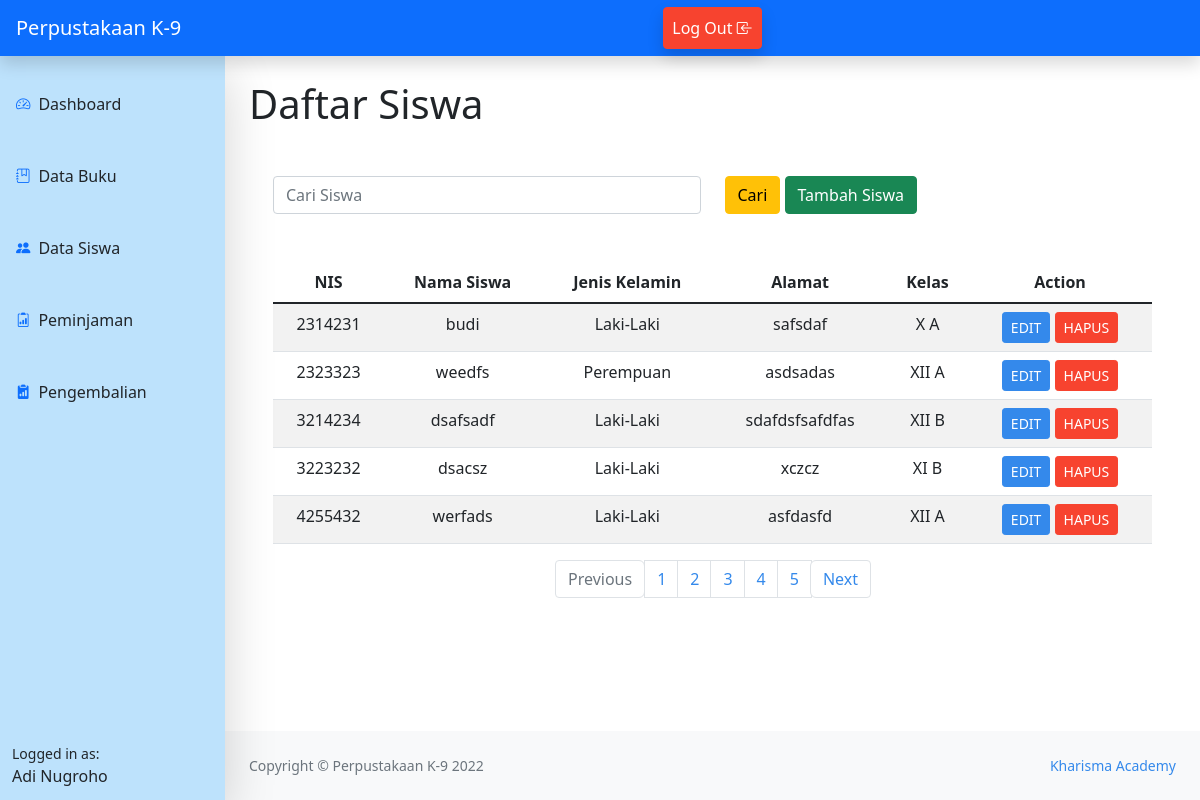
Page /data_siswa.php (signed in) on the committed database.
### tables this page shows
CREATE TABLE `petugas` (
  `nip` int(11) NOT NULL,
  `username` varchar(100) NOT NULL,
  `nama` char(100) DEFAULT NULL,
  `jenis_kelamin` enum('L','P') DEFAULT NULL,
  `alamat` varchar(100) DEFAULT NULL,
  `password` varchar(100) NOT NULL
);

CREATE TABLE `siswa` (
  `nis` int(11) NOT NULL,
  `nama` char(100) DEFAULT NULL,
  `jenis_kelamin` enum('L','P') DEFAULT NULL,
  `alamat` varchar(50) DEFAULT NULL,
  `id_kelas` int(11) DEFAULT NULL
);

CREATE TABLE `kelas` (
  `id_kelas` int(11) NOT NULL,
  `nama_kelas` varchar(200) DEFAULT NULL
);

### data_siswa.php (the view, shortened to what this page needs)
<?php
include ('config.php');
include ('home_admin.php');
?>
<main class="mb-5">
    <div class="container-fluid px-4">
    <h1 class="mt-4">Daftar Siswa</h1>
                    <div class="container mt-5">
                    <form action=" " method="POST">
                    <div class="row">
                    <div class="col">
                        <input type="text" class="form-control" name ="ketik" placeholder="Cari Siswa" >
                    </div>
                    <div class="col">
                    <button id="search" type="submit" name="cari" class="btn btn-warning">Cari</button>
                    <a href="add_siswa.php" class="btn btn-success">Tambah Siswa</a>
                    </div>
                    </div>
                    </form>
                    <form action="" enctype="multipart/form-data">
                    <table class="table table-striped table-hover mt-5">
                    <thead class="text-center">
                        <tr>
                            <th scope="col">NIS</th>
                            <th scope="col">Nama Siswa</th>
                            <th scope="col">Jenis Kelamin</th>
                            <th scope="col">Alamat</th>
                            <th scope="col">Kelas</th>
                            <th scope="col">Action</th>
                        </tr>
                    </thead>
                    <tbody>
                    <?php
                        $batas=5;
                        $halaman = isset($_GET['halaman'])?(int)$_GET['halaman'] : 1;
				        $previous = $halaman - 1;
				        $next = $halaman + 1;
                        $ambil = mysqli_query($db,"SELECT siswa.nis,siswa.nama,siswa.jenis_kelamin,siswa.alamat,kelas.nama_kelas from siswa inner join kelas on siswa.id_kelas=kelas.id_kelas");
                        $jumlah_data = mysqli_num_rows($ambil);
				        $total_halaman = ceil($jumlah_data / $batas);
                        $halaman = isset($_GET['halaman'])?(int)$_GET['halaman'] : 1;
                        $awal_halaman=($batas*$halaman)-$batas;
                        $ambil = mysqli_query($db,"SELECT siswa.nis,siswa.nama,siswa.jenis_kelamin,siswa.alamat,kelas.nama_kelas from siswa inner join kelas on siswa.id_kelas=kelas.id_kelas limit $awal_halaman, $batas");
                        while ($data = mysqli_fetch_array($ambil)) {
                    ?>
                        <tr class="text-center">
                            <td><?= $data['nis']?></td>
                            <td><?= $data['nama']?></td>
                            <td>
                                <?php
                                    if($data['jenis_kelamin']=='L'){
                                        echo 'Laki-Laki';
                                    }else{
                                        echo "Perempuan";
                                    }
                                ?>
                            </td>
                            <td><?= $data['alamat']?></td>
                            <td><?= $data['nama_kelas']?></td>
                            <td >
                                <a href="edit_siswa.php?id=<?php echo $data['nis'] ?>" class="btn btn-sm btn-primary">EDIT</a>
                                <a href="delete_siswa.php?id=<?php echo $data['nis'] ?>" class="btn btn-sm btn-danger">HAPUS</a>
                            </td>
                        </tr>
                        <?php
                        }?>
                    </tbody>
                    </table>
                    </form>
                    <nav aria-label="Page navigation example">
  <ul class="pagination justify-content-center">
    <li class="page-item disabled">
      <a class="page-link" <?php if($halaman > 1){ echo "href='?halaman=$previous'"; } ?>>Previous</a>
    </li>
    <?php
	for($x=1;$x<=$total_halaman;$x++){
	?>
    <li class="page-item"><a class="page-link" href="?halaman=<?php echo $x ?>"><?php echo $x; ?></a></li>
    <?php
	}
	   ?>
    <li class="page-item">
      <a class="page-link" <?php if($halaman < $total_halaman) { echo "href='?halaman=$next'"; } ?> >Next</a>
    </li>
  </ul>
</nav>
    </div>
</main>
<?php include "footer.php"; ?>

### home_admin.php (shortened to what this page needs)
<?php
include ('config.php');
$id = $_SESSION['id'];
$sql = mysqli_query($db,"SELECT * FROM petugas WHERE nip = $id");
$name = mysqli_fetch_assoc($sql);
?>
<!DOCTYPE html>
<html lang="en">
<head>
    <link rel="stylesheet" href="../css/bootstrap.rtl.css">
    <link rel="stylesheet" href="bootstrap/css/bootstrap.min.css">
    <link rel="stylesheet" href="https://cdn.jsdelivr.net/npm/bootstrap-icons@1.9.1/font/bootstrap-icons.css">
    <link rel="stylesheet" href="style1.css">
</head>
<body>
        <nav class="sb-topnav navbar navbar-expand navbar-dark bg-primary shadow">
            <a class="navbar-brand ps-3" href="index.html">Perpustakaan K-9</a>
            <ul class="navbar-nav ms-auto pe-5">
                <li class="nav-item ms-auto">
                    <a class="btn btn-danger shadow text-white nav-link" id="navbarDropdown" href="logout.php">Log Out <span class="bi-box-arrow-in-left"></span></a>
                </li>
            </ul>
        </nav>
        <div id="layoutSidenav">
            <div id="layoutSidenav_nav">
                <nav class="sb-sidenav accordion sb-sidenav-light shadow-lg"  style="background-color: #bde2fc;" id="sidenavAccordion">
                    <div class="sb-sidenav-menu">
                        <div class="nav">
                            <a class="nav-link my-4" href="dashboard.php">
                                <div class="sb-nav-link-icon"><span class="text-primary bi-speedometer2"></span></div>
                                Dashboard
                            </a>
                            <a class="nav-link mb-4 " href="data_buku.php" >
                                <div class="sb-nav-link-icon"><span class="text-primary bi-journal-bookmark"></span></div>
                                Data Buku
                            </a>
                            <a class="nav-link mb-4 " href="data_siswa.php" >
                                <div class="sb-nav-link-icon"><span class="text-primary bi-people-fill"></span></div>
                                Data Siswa
                            </a>
                            <a class="nav-link mb-4 " href="peminjaman.php" >
                                <div class="sb-nav-link-icon"><span class="text-primary bi bi-clipboard2-data"></span></div>
                                Peminjaman
                            </a>
                            <a class="nav-link mb-4 " href="pengembalian.php" >
                                <div class="sb-nav-link-icon"><span class="text-primary bi bi-clipboard2-data-fill"></span></div>
                                Pengembalian
                            </a>
                        </div>
                    </div>
                    <div class="sb-sidenav-footer" style="background-color: #bde2fc;">
                        <div class="small">Logged in as:</div>
                        <?= ucwords( $name['nama']);?>
                    </div>
                </nav>
            </div>
            <div id="layoutSidenav_content">
</body>
</html>

### rows in the picture
petugas: nama "Adi Nugroho"
siswa: nis "2314231", nama "budi", jenis_kelamin "Laki-Laki", alamat "safsdaf", id_kelas.nama_kelas "X A"
siswa: nis "2323323", nama "weedfs", jenis_kelamin "Perempuan", alamat "asdsadas", id_kelas.nama_kelas "XII A"
siswa: nis "3214234", nama "dsafsadf", jenis_kelamin "Laki-Laki", alamat "sdafdsfsafdfas", id_kelas.nama_kelas "XII B"
siswa: nis "3223232", nama "dsacsz", jenis_kelamin "Laki-Laki", alamat "xczcz", id_kelas.nama_kelas "XI B"
siswa: nis "4255432", nama "werfads", jenis_kelamin "Laki-Laki", alamat "asfdasfd", id_kelas.nama_kelas "XII A"
